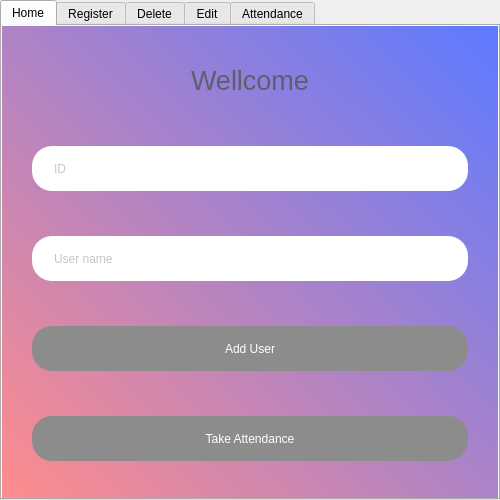
<?xml version="1.0" encoding="UTF-8"?>
<ui version="4.0">
    <class>Main</class>
    <widget class="QMainWindow" name="Main">
        <property name="geometry">
            <rect>
                <x>0</x>
                <y>0</y>
                <width>500</width>
                <height>500</height>
            </rect>
        </property>
        <property name="minimumSize">
            <size>
                <width>500</width>
                <height>500</height>
            </size>
        </property>
        <property name="maximumSize">
            <size>
                <width>500</width>
                <height>500</height>
            </size>
        </property>
        <property name="windowTitle">
            <string>Face Recognition Attendance</string>
        </property>
        <widget class="QWidget" name="centralwidget">
            <property name="styleSheet">
                <string notr="true">QWidget#centralwidget{
	border-radius: 20px;
}
QWidget#MainTab{
	background-color: qlineargradient(spread:pad, x1:0, y1:1, x2:1, y2:0.023, stop:0 rgba(255, 140, 140, 255), stop:1 rgba(94, 122, 255, 255));
}
QWidget#AttendanceTab{
	background-color: qlineargradient(spread:pad, x1:0, y1:1, x2:1, y2:0.023, stop:0 rgba(255, 140, 140, 255), stop:1 rgba(94, 122, 255, 255));
}
QWidget#RegisterTab{
	background-color: qlineargradient(spread:pad, x1:0, y1:1, x2:1, y2:0.023, stop:0 rgba(255, 140, 140, 255), stop:1 rgba(94, 122, 255, 255));
}
QWidget#DeleteTab{
	background-color: qlineargradient(spread:pad, x1:0, y1:1, x2:1, y2:0.023, stop:0 rgba(255, 140, 140, 255), stop:1 rgba(94, 122, 255, 255));
}
QWidget#EditTab{
	background-color: qlineargradient(spread:pad, x1:0, y1:1, x2:1, y2:0.023, stop:0 rgba(255, 140, 140, 255), stop:1 rgba(94, 122, 255, 255));
}
QFrame#frame{
	margin: 60px;
	border-radius: 20px;
	background-color: rgba(225, 228, 221, 120)
}

QLineEdit{
	min-height: 45px;
	border-radius: 20px;
	background-color: #FFFFFF;
	padding-left: 20px;
	color: rgb(140, 140, 140);
}

QLineEdit:hover{
	border: 2px solid rgb(139, 142, 139);
}

QPushButton#attend_button{
	min-height: 45px;
	border-radius: 20px;
	background-color: rgb(140, 140, 140);
	color: #FFFFFF;
}

QPushButton#attend_button:hover{
	border: 2px solid rgb(255, 255, 255);
}

QPushButton#add_button{
	min-height: 45px;
	border-radius: 20px;
	background-color: rgb(140, 140, 140);
	color: #FFFFFF;
}

QPushButton#add_button:hover{
	border: 2px solid rgb(255, 255, 255);
}

QPushButton#del_button{
	min-height: 45px;
	border-radius: 20px;
	background-color: rgb(140, 140, 140);
	color: #FFFFFF;
}

QPushButton#del_button:hover{
	border: 2px solid rgb(255, 255, 255);
}

QPushButton#edit_button{
	min-height: 45px;
	border-radius: 20px;
	background-color: rgb(140, 140, 140);
	color: #FFFFFF;
}

QPushButton#edit_button:hover{
	border: 2px solid rgb(255, 255, 255);
}

QCheckBox{
	font-size: 10px;
	color: #FFFFFF;
}

QLabel{
	color: rgb(95, 94, 108);
}

QPushButton#forgot_button{
	border: 0px;
	font-style: italic;
	font-size: 10px;
	color: #FFFFFF;
}

QPushButton#close_button{
	background-color: rgb(186, 0, 0);
	border-radius: 6px;
}

QPushButton#minimize_button{
	background-color: rgb(226, 226, 0);
	border-radius: 6px;
}
                </string>
            </property>
            <layout class="QVBoxLayout" name="verticalLayout_2">
                <property name="spacing">
                    <number>0</number>
                </property>
                <property name="leftMargin">
                    <number>0</number>
                </property>
                <property name="topMargin">
                    <number>0</number>
                </property>
                <property name="rightMargin">
                    <number>0</number>
                </property>
                <property name="bottomMargin">
                    <number>0</number>
                </property>
                <item>
                    <widget class="QTabWidget" name="tabWidget">
                        <property name="styleSheet">
                            <string notr="true"/>
                        </property>
                        <property name="currentIndex">
                            <number>0</number>
                        </property>
                        <widget class="QWidget" name="MainTab">
                            <attribute name="title">
                                <string>Home</string>
                            </attribute>
                            <layout class="QVBoxLayout" name="verticalLayout" stretch="0,0,0,0,0">
                                <property name="spacing">
                                    <number>10</number>
                                </property>
                                <property name="leftMargin">
                                    <number>30</number>
                                </property>
                                <property name="topMargin">
                                    <number>0</number>
                                </property>
                                <property name="rightMargin">
                                    <number>30</number>
                                </property>
                                <property name="bottomMargin">
                                    <number>0</number>
                                </property>
                                <item>
                                    <widget class="QLabel" name="label_2">
                                        <property name="maximumSize">
                                            <size>
                                                <width>16777215</width>
                                                <height>40</height>
                                            </size>
                                        </property>
                                        <property name="text">
                                            <string>&lt;html&gt;&lt;head/&gt;&lt;body&gt;&lt;p&gt;&lt;span style=&quot; font-size:20pt;&quot;&gt;Wellcome&lt;/span&gt;&lt;/p&gt;&lt;/body&gt;&lt;/html&gt;</string>
                                        </property>
                                        <property name="alignment">
                                            <set>Qt::AlignCenter</set>
                                        </property>
                                    </widget>
                                </item>
                                <item>
                                    <widget class="QLineEdit" name="user_id">
                                        <property name="placeholderText">
                                            <string>ID</string>
                                        </property>
                                    </widget>
                                </item>
                                <item>
                                    <widget class="QLineEdit" name="user_name">
                                        <property name="placeholderText">
                                            <string>User name</string>
                                        </property>
                                    </widget>
                                </item>
                                <item>
                                    <widget class="QPushButton" name="add_button">
                                        <property name="text">
                                            <string>Add User</string>
                                        </property>
                                    </widget>
                                </item>
                                <item>
                                    <widget class="QPushButton" name="attend_button">
                                        <property name="text">
                                            <string>Take Attendance</string>
                                        </property>
                                    </widget>
                                </item>
                            </layout>
                        </widget>
                        <widget class="QWidget" name="RegisterTab">
                            <attribute name="title">
                                <string>Register</string>
                            </attribute>
                            <widget class="QLabel" name="label_3">
                                <property name="geometry">
                                    <rect>
                                        <x>30</x>
                                        <y>30</y>
                                        <width>436</width>
                                        <height>40</height>
                                    </rect>
                                </property>
                                <property name="maximumSize">
                                    <size>
                                        <width>16777215</width>
                                        <height>40</height>
                                    </size>
                                </property>
                                <property name="text">
                                    <string>&lt;html&gt;&lt;head/&gt;&lt;body&gt;&lt;p&gt;&lt;span style=&quot; font-size:20pt;&quot;&gt;Register Table&lt;/span&gt;&lt;/p&gt;&lt;p&gt;&lt;br/&gt;&lt;/p&gt;&lt;/body&gt;&lt;/html&gt;</string>
                                </property>
                                <property name="alignment">
                                    <set>Qt::AlignCenter</set>
                                </property>
                            </widget>
                            <widget class="QTableWidget" name="registerTable">
                                <property name="geometry">
                                    <rect>
                                        <x>0</x>
                                        <y>120</y>
                                        <width>501</width>
                                        <height>351</height>
                                    </rect>
                                </property>
                                <column>
                                    <property name="text">
                                        <string>ID</string>
                                    </property>
                                </column>
                                <column>
                                    <property name="width">
                                        <number>500</number>
                                    </property>
                                    <property name="text">
                                        <string>NAME</string>
                                    </property>
                                </column>
                            </widget>
                        </widget>
                        <widget class="QWidget" name="DeleteTab">
                            <attribute name="title">
                                <string>Delete</string>
                            </attribute>
                            <layout class="QVBoxLayout" name="verticalLayout" stretch="0,0,0,0,0">
                                <property name="spacing">
                                    <number>5</number>
                                </property>
                                <property name="leftMargin">
                                    <number>30</number>
                                </property>
                                <property name="topMargin">
                                    <number>0</number>
                                </property>
                                <property name="rightMargin">
                                    <number>30</number>
                                </property>
                                <property name="bottomMargin">
                                    <number>30</number>
                                </property>
                                <item>
                                    <widget class="QLabel" name="delete_label">
                                        <property name="maximumSize">
                                            <size>
                                                <width>16777215</width>
                                                <height>40</height>
                                            </size>
                                        </property>
                                        <property name="text">
                                            <string>&lt;html&gt;&lt;head/&gt;&lt;body&gt;&lt;p&gt;&lt;span style=&quot; font-size:20pt;&quot;&gt;Delete User&lt;/span&gt;&lt;/p&gt;&lt;/body&gt;&lt;/html&gt;</string>
                                        </property>
                                        <property name="alignment">
                                            <set>Qt::AlignCenter</set>
                                        </property>
                                    </widget>
                                </item>
                                <item>
                                    <widget class="QLineEdit" name="user_id_for_del">
                                        <property name="placeholderText">
                                            <string>ID</string>
                                        </property>
                                    </widget>
                                </item>
                                
                                <item>
                                    <widget class="QPushButton" name="del_button">
                                        <property name="text">
                                            <string>Delete User</string>
                                        </property>
                                    </widget>
                                </item>  
                            </layout>
                        </widget>
                        <widget class="QWidget" name="EditTab">
                            <attribute name="title">
                                <string>Edit</string>
                            </attribute>
                            <layout class="QVBoxLayout" name="verticalLayout" stretch="0,0,0,0,0">
                                <property name="spacing">
                                    <number>5</number>
                                </property>
                                <property name="leftMargin">
                                    <number>30</number>
                                </property>
                                <property name="topMargin">
                                    <number>0</number>
                                </property>
                                <property name="rightMargin">
                                    <number>30</number>
                                </property>
                                <property name="bottomMargin">
                                    <number>0</number>
                                </property>
                                <item>
                                    <widget class="QLabel" name="edit_user_label">
                                        <property name="maximumSize">
                                            <size>
                                                <width>16777215</width>
                                                <height>40</height>
                                            </size>
                                        </property>
                                        <property name="text">
                                            <string>&lt;html&gt;&lt;head/&gt;&lt;body&gt;&lt;p&gt;&lt;span style=&quot; font-size:20pt;&quot;&gt;Edit User&lt;/span&gt;&lt;/p&gt;&lt;/body&gt;&lt;/html&gt;</string>
                                        </property>
                                        <property name="alignment">
                                            <set>Qt::AlignCenter</set>
                                        </property>
                                    </widget>
                                </item>
                                <item>
                                    <widget class="QLineEdit" name="user_id_for_edit">
                                        <property name="placeholderText">
                                            <string>ID</string>
                                        </property>
                                    </widget>
                                </item>
                                <item>
                                    <widget class="QLineEdit" name="new_user_name">
                                        <property name="placeholderText">
                                            <string>New user name</string>
                                        </property>
                                    </widget>
                                </item>
                                <item>
                                    <widget class="QPushButton" name="edit_button">
                                        <property name="text">
                                            <string>Edit User</string>
                                        </property>
                                    </widget>
                                </item>

                            </layout>
                        </widget>
                        <widget class="QWidget" name="AttendanceTab">
                            <attribute name="title">
                                <string>Attendance</string>
                            </attribute>
                            <widget class="QLabel" name="label_4">
                                <property name="geometry">
                                    <rect>
                                        <x>30</x>
                                        <y>30</y>
                                        <width>436</width>
                                        <height>40</height>
                                    </rect>
                                </property>
                                <property name="maximumSize">
                                    <size>
                                        <width>16777215</width>
                                        <height>40</height>
                                    </size>
                                </property>
                                <property name="text">
                                    <string>&lt;html&gt;&lt;head/&gt;&lt;body&gt;&lt;p&gt;&lt;span style=&quot; font-size:20pt;&quot;&gt;Attendance Table&lt;/span&gt;&lt;/p&gt;&lt;p&gt;&lt;br/&gt;&lt;/p&gt;&lt;/body&gt;&lt;/html&gt;</string>
                                </property>
                                <property name="alignment">
                                    <set>Qt::AlignCenter</set>
                                </property>
                            </widget>
                            <widget class="QTableWidget" name="attendTable">
                                <property name="geometry">
                                    <rect>
                                        <x>0</x>
                                        <y>120</y>
                                        <width>500</width>
                                        <height>351</height>
                                    </rect>
                                </property>

                                <column>
                                    <property name="text">
                                        <string>ID</string>
                                    </property>
                                </column>
                                <column>
                                    <property name="text">
                                        <string>NAME</string>
                                    </property>
                                </column>
                                <column>
                                    <property name="text">
                                        <string>TIME</string>
                                    </property>
                                </column>
                            </widget>
                        </widget>
                    </widget>
                </item>
            </layout>
        </widget>
    </widget>
    <resources/>
    <connections/>
</ui>
